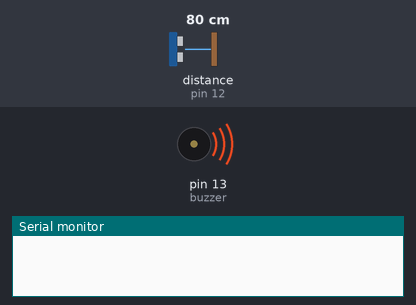
Bench run of a sketch on a simulated Arduino Uno, built with avr-gcc and run on an emulated ATmega328P. Parts: buzzer (waves = sounding, pin HIGH), the last lines printed to the serial monitor. Inputs (shaded band) come from the test bench; at power-on: distance to the obstacle (sensor on pin 12) 80 cm. The echo pulse lasts 58.3 µs per cm.

Above: at 0.7 s.
2.1 s: distance to the obstacle (sensor on pin 12) set to 85 cm
At 3.1 s:
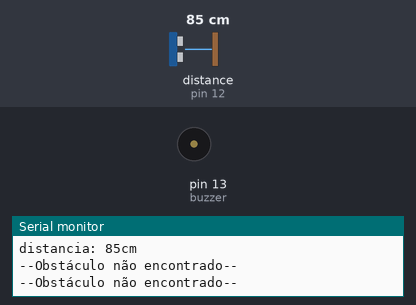
4.1 s: distance to the obstacle (sensor on pin 12) set to 2 cm
At 7.5 s:
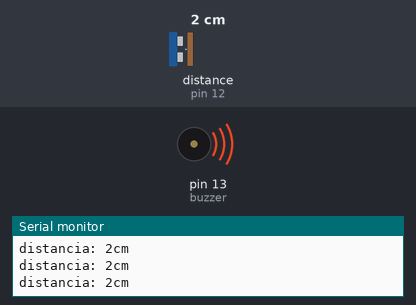
7.6 s: distance to the obstacle (sensor on pin 12) set to 299 cm
11.1 s: distance to the obstacle (sensor on pin 12) set to 4 cm
At 14.1 s:
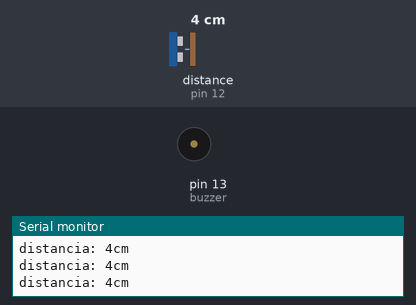
14.6 s: distance to the obstacle (sensor on pin 12) set to 120 cm
At 15.52 s:
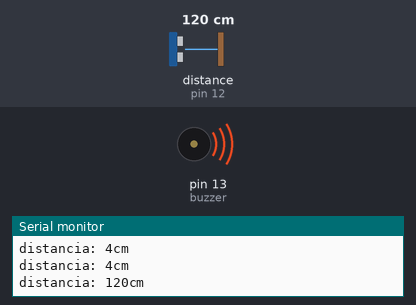
Timing chart, 0 to 17.4 s (numbered marks = the images above; inputs shaded):
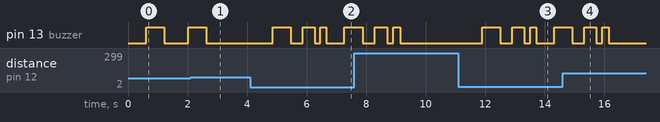

Measured:
- the behaviour switches between 80 and 81 cm on distance to the obstacle (sensor on pin 12) (found by bisection; images 0 and 1)
- after the input at 2.1 s, pin 13 (buzzer): goes on until 2.6 s, then stays LOW
- after the input at 4.1 s, pin 13 (buzzer): goes HIGH 0.60 s, LOW 0.40 s, HIGH 0.40 s, LOW 0.20 s, HIGH 0.20 s, LOW 0.60 s, then HIGH, starting after 0.76 s
- after the input at 11.1 s, pin 13 (buzzer): goes HIGH 0.60 s, LOW 0.40 s, HIGH 0.40 s, LOW 0.20 s, HIGH 0.20 s, LOW 0.60 s, then HIGH, starting after 0.81 s
- after the input at 14.6 s, pin 13 (buzzer): goes on until 16.1 s, then stays LOW

The sketch:

prototipo.ino
```cpp
#include "Ultrasonic.h"


Ultrasonic ultrasonic(11, 12);
#define echo  12
#define trig  11
#define buzzer 13
//#define maxdistance 180

void setup() {
  Serial.begin(9600);
  pinMode(echo, INPUT);
  pinMode(trig, OUTPUT);
  pinMode(buzzer, OUTPUT);
  }

void loop() {
int distancia = (ultrasonic.Ranging(CM));
  if (distancia <=80) {
    digitalWrite(buzzer, LOW);
    delay(600);
    digitalWrite(buzzer, HIGH);
    delay(600);
    Serial.print("distancia: ");
    Serial.print(ultrasonic.Ranging(CM));
    Serial.println("cm");
    }
  if (distancia <= 60) {
    digitalWrite(buzzer, LOW);
    delay(400);
    digitalWrite(buzzer, HIGH);
    delay(400);
    Serial.print("distancia: ");
    Serial.print(ultrasonic.Ranging(CM));
    Serial.println("cm");
  }
  if (distancia <= 20) {
    digitalWrite(buzzer, LOW);
    delay(200);
    digitalWrite(buzzer, HIGH);
    delay(200);
    Serial.print("distancia: ");
    Serial.print(ultrasonic.Ranging(CM));
    Serial.println("cm");

    }
   else {
      digitalWrite(buzzer, LOW);
      delay(200);
      Serial.println("--Obstáculo não encontrado--");
      }
       }
```
